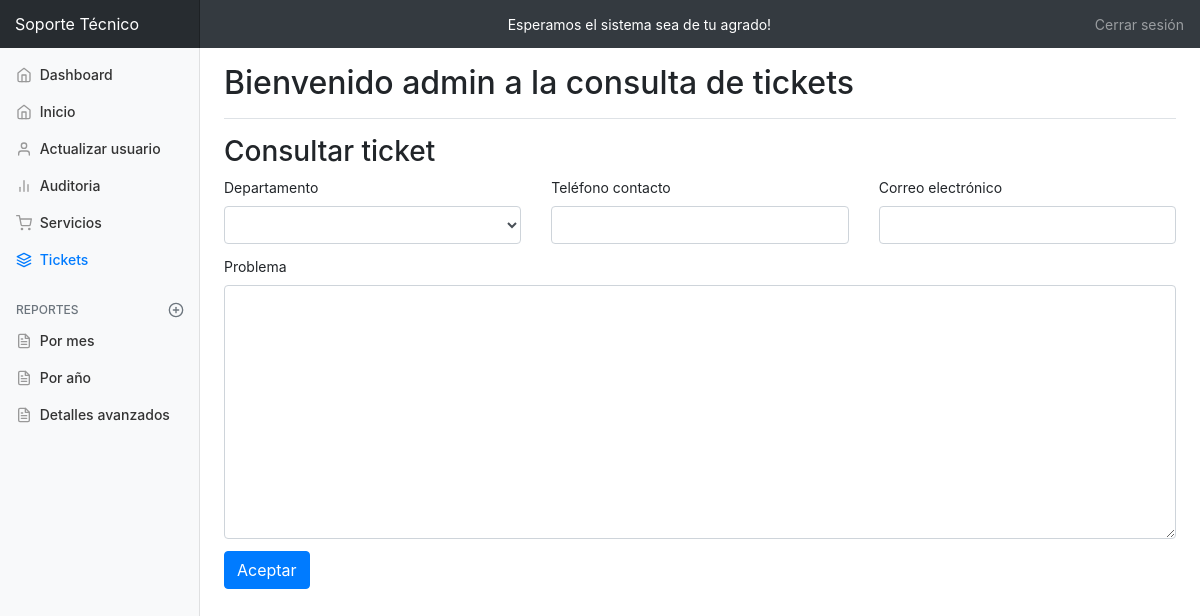
The app's page /administrador/ticket.php?id=3 (signed in), older data.
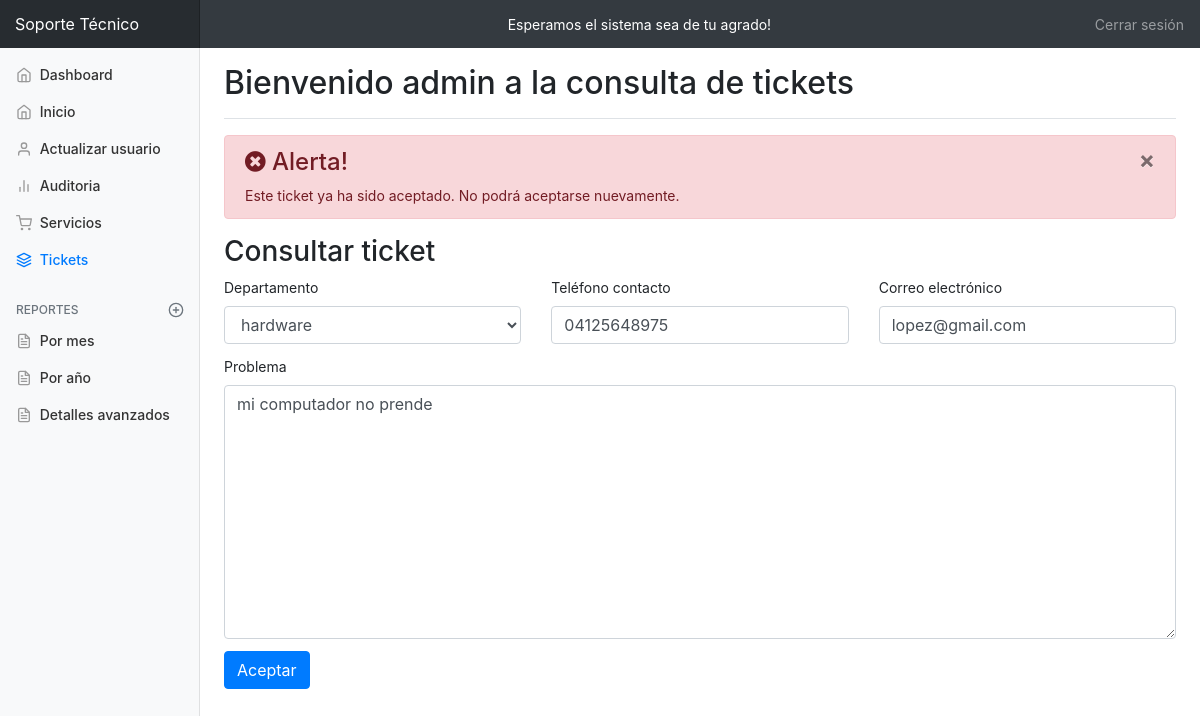
The same page, newer data.
### tables this page shows
CREATE TABLE `ticket` (
  `id_ticket` int(11) NOT NULL,
  `solicitante` int(11) NOT NULL,
  `departamento` varchar(150) NOT NULL,
  `telefono_contac` varchar(150) NOT NULL,
  `email` varchar(250) NOT NULL,
  `problema` text NOT NULL,
  `estatus` varchar(100) NOT NULL
);

### administrador/ticket.php (the view, shortened to what the changed rows need)
<!doctype html>
<html lang="es">
<?php
require_once '../php/conexion.php';
?>
<head>
    <link href="../assets/css/bootstrap.min.css" rel="stylesheet">
    <link href="../assets/css/font-awesome-4.6.3/css/font-awesome.min.css" rel="stylesheet" type="text/css" />
    <link href="../assets/css/admin.css" rel="stylesheet">
</head>
<body>
    <div class="container-fluid">
        <div class="row">
            <main role="main" class="col-md-9 ml-sm-auto col-lg-10 pt-3 px-4">
                <div class="d-flex justify-content-between flex-wrap flex-md-nowrap align-items-center pb-2 mb-3 border-bottom">
                    <h1 class="h2">Bienvenido <?= $_SESSION['nombre'] ?> a la consulta de tickets</h1>
                </div>
                <form action="../php/aceptar_ticket.php" method="POST">
                    <?php
                    $id = $_GET['id'];
                    $query = "SELECT * FROM ticket WHERE solicitante = '$id'";
                    $result = mysqli_query($dbconn, $query);
                    $data = mysqli_fetch_assoc($result);
                    if ($data['estatus'] == 'aceptado') {
                        $estatus = true;
                        echo "<div class='alert alert-danger alert-dismissable'>
                            <button type='button' class='close' data-dismiss='alert' aria-hidden='true'>&times;</button>
                            <h4>  <i class='icon fa fa-times-circle'></i> Alerta!</h4>
                            Este ticket ya ha sido aceptado. No podrá aceptarse nuevamente.
                        </div>";
                    } else {
                        $estatus = false;
                    }
                    ?>
                    <h3>Consultar ticket</h3>
                    <div class="row">
                        <div class="col-lg-4 col-xl-4">
                            <label for="">Departamento</label>
                            <select name="departamento" id="" class="form-control">
                                <option value="<?= $data['departamento'] ?>"><?= $data['departamento'] ?></option>
                                <?php
                                    if($data['departamento'] == 'hardware'){
                                        echo '<option value="software">software</option>';
                                        echo '<option value="ventas">ventas</option>';
                                    }else if ($data['departamento'] == 'software'){
                                        echo '<option value="hardware">hardware</option>';
                                        echo '<option value="ventas">ventas</option>';
                                    }else {
                                        echo '<option value="hardware">hardware</option>';
                                    }
                                ?>
                            </select>
                        </div>
                        <div class="col-lg-4 col-xl-4">
                            <label for="">Teléfono contacto</label>
                            <input type="text" name="telefono_contac" id="" class="form-control"  value="<?= $data['telefono_contac'] ?>">
                        </div>
                        <div class="col-lg-4 col-xl-4">
                            <label for="">Correo electrónico</label>
                            <input type="text" name="email" id="" class="form-control"  value="<?= $data['email'] ?>">
                        </div>
                    </div>
                    <div class="row">
                        <div class="col-lg-12 col-xl-12">
                            <label for="">Problema</label>
                            <textarea name="problema" id="" cols="30" rows="10" class="form-control" ><?= $data['problema'] ?></textarea>
                        </div>
                    </div>
                    <div class="row">
                        <div class="col-lg-6">
                            <?php
                            if ($estatus) {
                            ?>
                                <input type="button" value="Aceptar" class="btn btn-primary">
                            <?php
                            } else {
                            ?>
                                <input type="submit" value="Aceptar" class="btn btn-primary">
                            <?php
                            }
                            ?>
                        </div>
                    </div>
                </form>
            </main>
        </div>
    </div>
</body>
</html>

Row changes from the older to the newer data that the page shows:
added ticket: departamento "hardware", telefono_contac "04125648975", email "lopez@gmail.com", problema "mi computador no prende"
Text that changed along with them:
form field value: (not shown) → "Aceptar"
form field value: "Aceptar" → (not shown)
text now shown: "× Alerta! Este ticket ya ha sido aceptado. No podrá aceptarse nuevamente."
